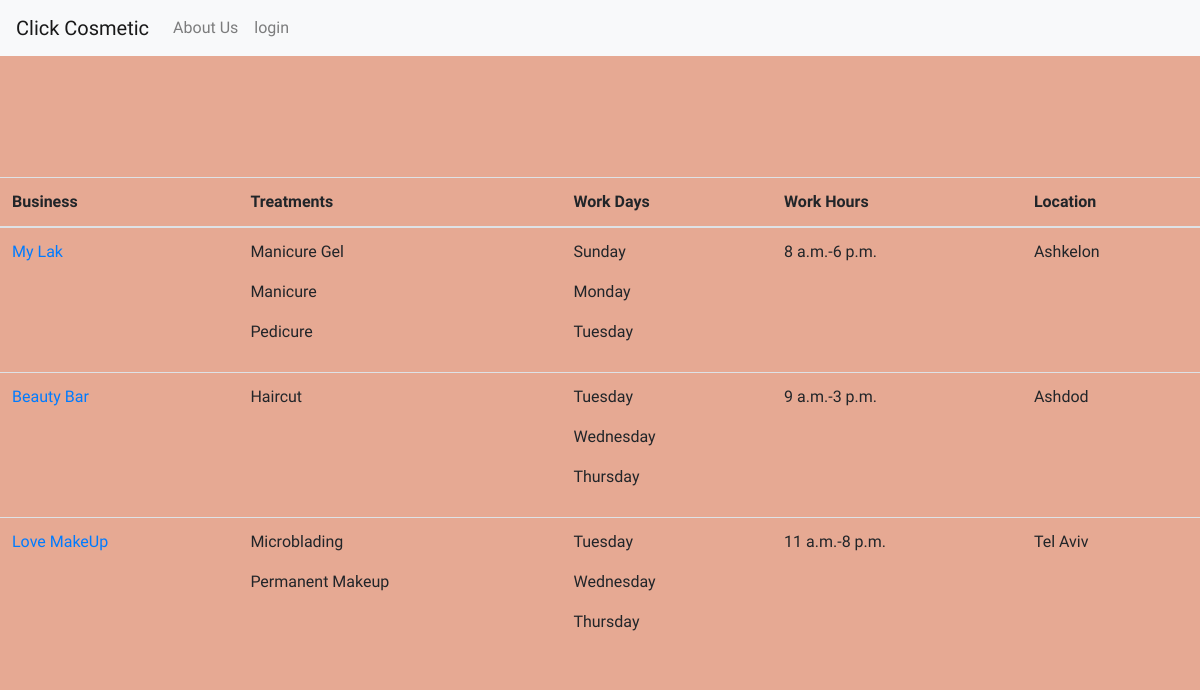
/business-list/, run on an earlier commit of the app's database.
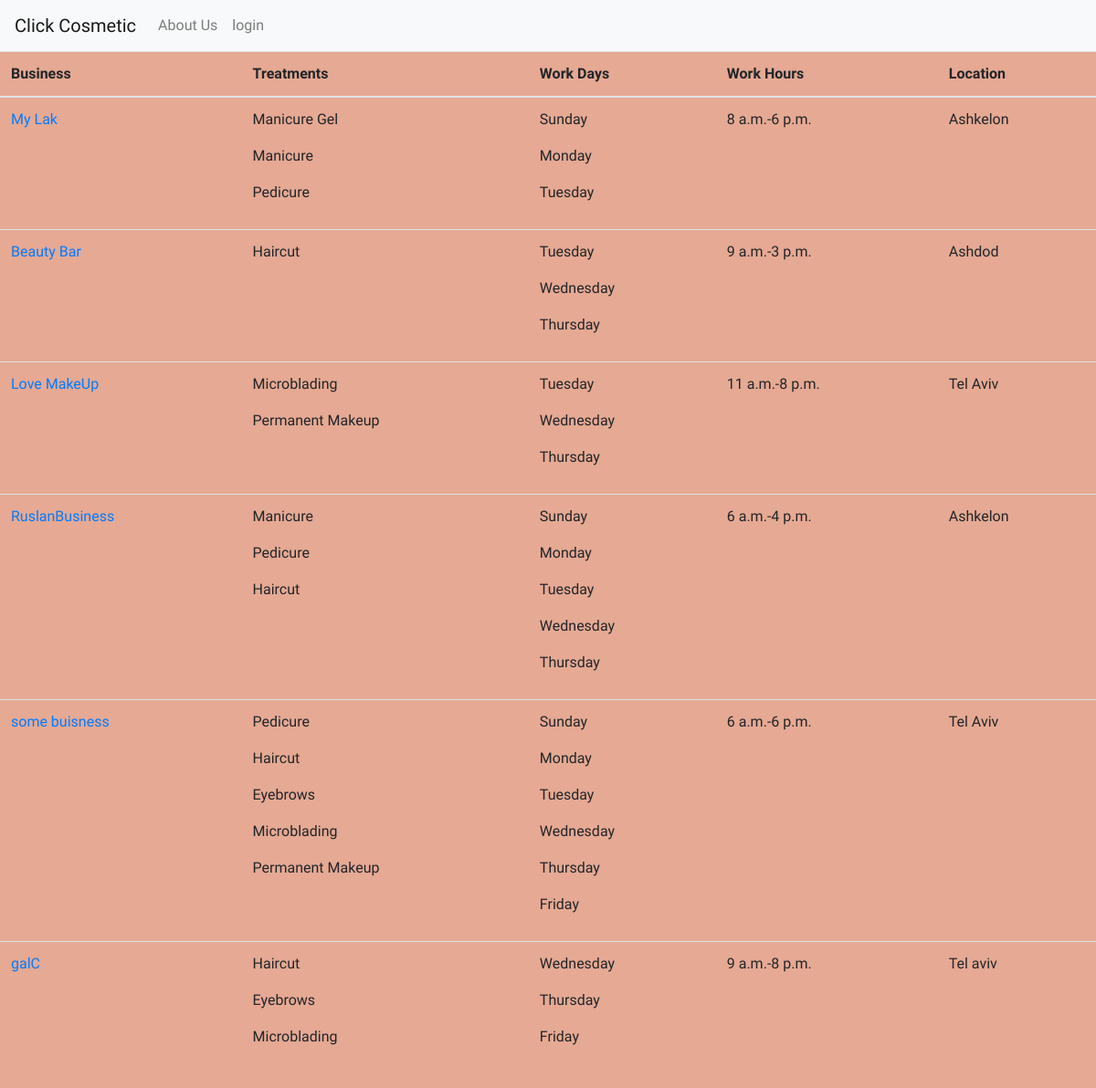
And on a later commit of the database.
### core/models.py (models this page shows, shortened)
class Business(models.Model):
    user = models.OneToOneField(settings.AUTH_USER_MODEL, on_delete=models.CASCADE, related_name='business',default=None )
    phone = models.CharField(max_length=50, null=True, blank=True)
    description = models.TextField()
    treatments = models.ManyToManyField(TreatmentType, blank=True)
    days = models.ManyToManyField(WorkDay, blank=True)
    location = models.CharField(max_length=20)
    start_hour = models.TimeField(default="08:00")
    end_hour = models.TimeField(default="16:00")
    def get_absolute_url(self):
        return reverse('core:business_detail',kwargs={'pk':self.pk})

class TreatmentType(models.Model):
    name = models.CharField(max_length=200)

class WorkDay(models.Model):
    daychoices = (
        (7, 'Sunday'),
        (1, 'Monday'),
        (2, 'Tuesday'),
        (3, 'Wednesday'),
        (4, 'Thursday'),
        (5, 'Friday'),
        (6, 'Saturday'),
    )
    day = models.CharField(default="" ,max_length=15)

### core/views.py (the view)
# urls.py: path('business-list/', BusinessList.as_view(), name="business_list"),
class BusinessList(ListView):
    template_name = 'core/business.html'
    model = Business
    def get_queryset(self):
        qs = super().get_queryset()
        treatment = self.request.GET.get('treatment')
        fname = self.request.GET.get('fname')
        bname = self.request.GET.get('bname')
        location = self.request.GET.get('location')
        if treatment:
            qs = qs.filter(treatments__name__icontains=treatment)
        if fname:
            qs = qs.filter(user__first_name__icontains=fname)
        if bname:
            qs = qs.filter(user__name__icontains=bname)
        if location:
            qs = qs.filter(location__icontains=location)
        return qs

### core/templates/core/business.html (shortened to what this page needs)
{% extends 'core/base.html' %}
{% block content %}
        <table class="table table-hover">
            <thead>
            <tr>
                <th scope="col">Business</th>
                <th scope="col">Treatments</th>
                <th scope="col">Work Days</th>
                <th scope="col">Work Hours</th>
                <th scope="col">Location</th>
            </tr>
            </thead>
            <tbody>
            {% for business in object_list %}
                <tr>
                <td><a href="{{ business.get_absolute_url }}">{{ business.user.username }}</a>
                </td>
                <td>{% for treat in business.treatments.all %}
                    <p>{{ treat.name }}</p>
                {% endfor %}
                </td>
                <td>{% for day in business.days.all %}
                    <p>{{ day.day }}</p>
                {% endfor %}
                </td>
                <td>
                    <p>{{ business.start_hour }}-{{ business.end_hour }}</p>
                </td>
                                <td>
                    <p>{{ business.location }}</p>
                </td>
            {% endfor %}
            </tr>
            </tbody>
        </table>
{% endblock content %}

What changed in the data, as far as the page shows it:
added Business: user.username "RuslanBusiness", start_hour "6 a.m.", end_hour "4 p.m.", location "Ashkelon", TreatmentType (name "Manicure"), TreatmentType (name "Pedicure"), TreatmentType (name "Haircut"), WorkDay (day "Sunday"), WorkDay (day "Monday"), WorkDay (day "Tuesday"), WorkDay (day "Wednesday"), WorkDay (day "Thursday")
added Business: user.username "some buisness", start_hour "6 a.m.", end_hour "6 p.m.", location "Tel Aviv", TreatmentType (name "Pedicure"), TreatmentType (name "Haircut"), TreatmentType (name "Microblading"), TreatmentType (name "Permanent Makeup"), WorkDay (day "Sunday"), WorkDay (day "Monday"), WorkDay (day "Tuesday"), WorkDay (day "Wednesday"), WorkDay (day "Thursday")
now on this page (row unchanged): TreatmentType: name "Eyebrows"
now on this page (row unchanged): WorkDay: day "Friday"
added Business: user.username "galC", start_hour "9 a.m.", end_hour "8 p.m.", location "Tel aviv", TreatmentType (name "Haircut"), TreatmentType (name "Microblading"), WorkDay (day "Wednesday"), WorkDay (day "Thursday")
